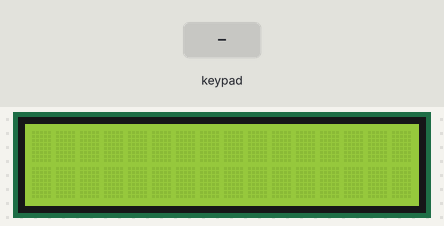
This sketch was run on a simulated Arduino Uno, built with avr-gcc and run on an emulated ATmega328P. Parts: 16×2 character LCD. Inputs (shaded band) come from the test bench. What the sketch prints to the serial monitor is not drawn.

Above: at 1.2 s.
1.3 s: key 'a' pressed
At 1.8 s:
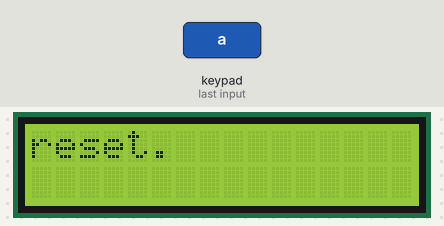
2.8 s: keypad keys 9 8 7 6 pressed 0.4 s apart
At 4.7 s:
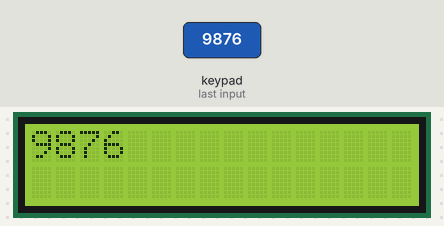
5.9 s: key '0' pressed
At 7.1 s:
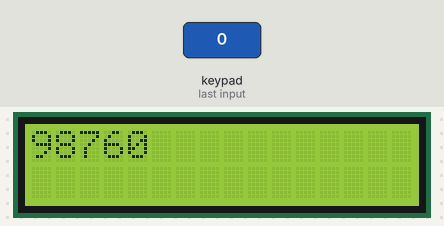
7.4 s: keypad keys 1 0 1 1 1 2 1 3 pressed 0.4 s apart
At 10.5 s:
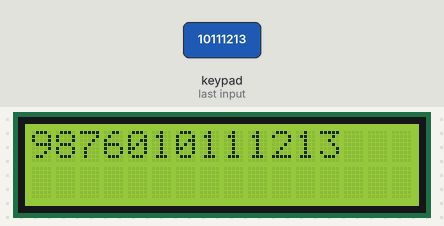
Timing chart, 0 to 12.0 s (numbered marks = the images above; inputs shaded):
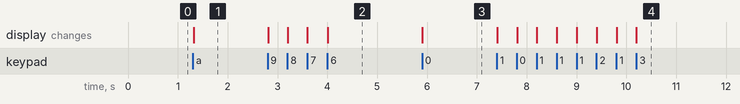

The sketch:

keypad.ino
```cpp
#include <LiquidCrystal_I2C.h>
#include <Keypad.h>
int a;
const byte ROWS = 4;
const byte COLS = 4;
char hexaKeys[ROWS][COLS] = {
  {'0', '1','2', '3'},
  {'4', '5', '6', '7'},
  {'8', '9','a', 'a'},
  {'a','a','a','a'}
};
byte rowPins[ROWS] = {9, 8, 7, 6};
byte colPins[COLS] = {10, 11, 12, 13};
char customKey;
char re;
Keypad customKeypad = Keypad( makeKeymap(hexaKeys), rowPins, colPins, ROWS, COLS);
LiquidCrystal_I2C lcd(0x27,16,2);

void setup() {
  Serial.begin(9600);
  lcd.begin();
  lcd.backlight();
  lcd.setCursor(0,0);
}
void keyPress();

void loop() {
  keyPress();
}

void keyPress() {
  customKey = customKeypad.getKey();
  if (customKey) {
    Serial.print(customKey);
    if(customKey=='a'){
      lcd.clear();
      lcd.setCursor(0,0);
      lcd.print("reset.");
      re = 'a';
    }
    else{
      if(re=='a'){
        lcd.clear();
        re ='0';
      }
      lcd.print(customKey);
    }
    delay(100);
  }
}
```

Measured:
- after the input at 1.3 s, the display: changes at once (image 1)
- after the input at 2.8 s, the display: first changes at once (image 2 shows a later state)
- after the input at 5.9 s, the display: changes at once (image 3)
- after the input at 7.4 s, the display: first changes at once (image 4 shows a later state)
